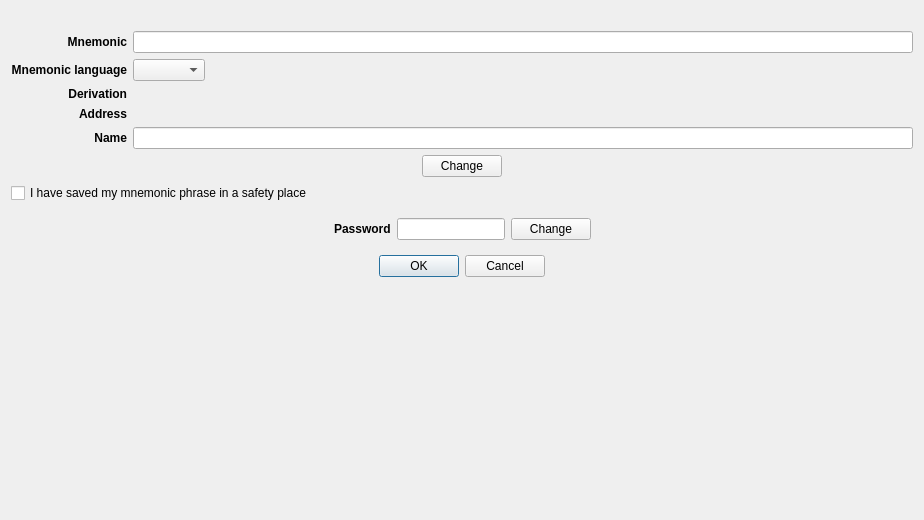
<?xml version="1.0" encoding="UTF-8"?>
<ui version="4.0">
 <class>AccountCreateDialog</class>
 <widget class="QDialog" name="AccountCreateDialog">
  <property name="geometry">
   <rect>
    <x>0</x>
    <y>0</y>
    <width>924</width>
    <height>520</height>
   </rect>
  </property>
  <property name="windowTitle">
   <string>Create account</string>
  </property>
  <layout class="QVBoxLayout" name="verticalLayout">
   <item alignment="Qt::AlignHCenter">
    <widget class="QLabel" name="imagelabel">
     <property name="sizePolicy">
      <sizepolicy hsizetype="Preferred" vsizetype="Preferred">
       <horstretch>0</horstretch>
       <verstretch>0</verstretch>
      </sizepolicy>
     </property>
     <property name="minimumSize">
      <size>
       <width>0</width>
       <height>0</height>
      </size>
     </property>
     <property name="maximumSize">
      <size>
       <width>200</width>
       <height>200</height>
      </size>
     </property>
     <property name="sizeIncrement">
      <size>
       <width>0</width>
       <height>0</height>
      </size>
     </property>
     <property name="baseSize">
      <size>
       <width>0</width>
       <height>0</height>
      </size>
     </property>
     <property name="text">
      <string/>
     </property>
     <property name="pixmap">
      <pixmap resource="../../icons/tikka.slots.pyqt.resources.icons.index.qrc">:/images/safe_background</pixmap>
     </property>
     <property name="scaledContents">
      <bool>true</bool>
     </property>
     <property name="alignment">
      <set>Qt::AlignCenter</set>
     </property>
    </widget>
   </item>
   <item>
    <layout class="QGridLayout" name="gridLayout">
     <item row="5" column="0">
      <widget class="QLabel" name="derivationLabel">
       <property name="font">
        <font>
         <weight>75</weight>
         <bold>true</bold>
        </font>
       </property>
       <property name="text">
        <string>Derivation</string>
       </property>
       <property name="alignment">
        <set>Qt::AlignRight|Qt::AlignTrailing|Qt::AlignVCenter</set>
       </property>
      </widget>
     </item>
     <item row="6" column="0">
      <widget class="QLabel" name="addressLabel">
       <property name="font">
        <font>
         <weight>75</weight>
         <bold>true</bold>
        </font>
       </property>
       <property name="text">
        <string>Address</string>
       </property>
       <property name="alignment">
        <set>Qt::AlignRight|Qt::AlignTrailing|Qt::AlignVCenter</set>
       </property>
      </widget>
     </item>
     <item row="7" column="0">
      <widget class="QLabel" name="nameLabel">
       <property name="font">
        <font>
         <weight>75</weight>
         <bold>true</bold>
        </font>
       </property>
       <property name="text">
        <string>Name</string>
       </property>
       <property name="alignment">
        <set>Qt::AlignRight|Qt::AlignTrailing|Qt::AlignVCenter</set>
       </property>
      </widget>
     </item>
     <item row="1" column="0">
      <widget class="QLabel" name="mnemonicLanguageLabel">
       <property name="font">
        <font>
         <weight>75</weight>
         <italic>false</italic>
         <bold>true</bold>
        </font>
       </property>
       <property name="text">
        <string>Mnemonic language</string>
       </property>
       <property name="alignment">
        <set>Qt::AlignRight|Qt::AlignTrailing|Qt::AlignVCenter</set>
       </property>
      </widget>
     </item>
     <item row="0" column="1">
      <widget class="QLineEdit" name="mnemonicLineEdit">
       <property name="readOnly">
        <bool>true</bool>
       </property>
      </widget>
     </item>
     <item row="1" column="1">
      <widget class="QComboBox" name="mnemonicLanguageComboBox">
       <property name="sizePolicy">
        <sizepolicy hsizetype="Fixed" vsizetype="Preferred">
         <horstretch>0</horstretch>
         <verstretch>0</verstretch>
        </sizepolicy>
       </property>
      </widget>
     </item>
     <item row="0" column="0">
      <widget class="QLabel" name="mnemonicLabel">
       <property name="font">
        <font>
         <weight>75</weight>
         <bold>true</bold>
        </font>
       </property>
       <property name="text">
        <string>Mnemonic</string>
       </property>
       <property name="alignment">
        <set>Qt::AlignRight|Qt::AlignTrailing|Qt::AlignVCenter</set>
       </property>
      </widget>
     </item>
     <item row="7" column="1">
      <widget class="QLineEdit" name="nameLineEdit"/>
     </item>
     <item row="5" column="1">
      <widget class="QLabel" name="derivationValueLabel">
       <property name="text">
        <string/>
       </property>
      </widget>
     </item>
     <item row="6" column="1">
      <widget class="QLabel" name="addressValueLabel">
       <property name="text">
        <string/>
       </property>
      </widget>
     </item>
    </layout>
   </item>
   <item alignment="Qt::AlignHCenter">
    <widget class="QPushButton" name="changeButton">
     <property name="sizePolicy">
      <sizepolicy hsizetype="Fixed" vsizetype="Fixed">
       <horstretch>7</horstretch>
       <verstretch>0</verstretch>
      </sizepolicy>
     </property>
     <property name="text">
      <string>Change</string>
     </property>
     <property name="icon">
      <iconset resource="../../icons/tikka.slots.pyqt.resources.icons.index.qrc">
       <normaloff>:/icons/refresh_icon</normaloff>:/icons/refresh_icon</iconset>
     </property>
    </widget>
   </item>
   <item>
    <layout class="QHBoxLayout" name="horizontalLayout_2">
     <item>
      <widget class="QCheckBox" name="saveMnemonicCheckBox">
       <property name="text">
        <string>I have saved my mnemonic phrase in a safety place</string>
       </property>
      </widget>
     </item>
    </layout>
   </item>
   <item>
    <widget class="QFrame" name="passwordFrame">
     <property name="frameShape">
      <enum>QFrame::NoFrame</enum>
     </property>
     <property name="frameShadow">
      <enum>QFrame::Raised</enum>
     </property>
     <layout class="QVBoxLayout" name="verticalLayout_2">
      <item>
       <layout class="QHBoxLayout" name="horizontalLayout">
        <item>
         <spacer name="horizontalSpacer">
          <property name="orientation">
           <enum>Qt::Horizontal</enum>
          </property>
          <property name="sizeHint" stdset="0">
           <size>
            <width>40</width>
            <height>20</height>
           </size>
          </property>
         </spacer>
        </item>
        <item>
         <widget class="QLabel" name="passwordLabel">
          <property name="sizePolicy">
           <sizepolicy hsizetype="Fixed" vsizetype="Preferred">
            <horstretch>0</horstretch>
            <verstretch>0</verstretch>
           </sizepolicy>
          </property>
          <property name="sizeIncrement">
           <size>
            <width>0</width>
            <height>0</height>
           </size>
          </property>
          <property name="font">
           <font>
            <weight>75</weight>
            <bold>true</bold>
           </font>
          </property>
          <property name="text">
           <string>Password</string>
          </property>
          <property name="alignment">
           <set>Qt::AlignLeading|Qt::AlignLeft|Qt::AlignVCenter</set>
          </property>
         </widget>
        </item>
        <item>
         <widget class="QLineEdit" name="passwordLineEdit">
          <property name="sizePolicy">
           <sizepolicy hsizetype="Fixed" vsizetype="Fixed">
            <horstretch>0</horstretch>
            <verstretch>0</verstretch>
           </sizepolicy>
          </property>
          <property name="maxLength">
           <number>20</number>
          </property>
          <property name="alignment">
           <set>Qt::AlignCenter</set>
          </property>
          <property name="readOnly">
           <bool>true</bool>
          </property>
         </widget>
        </item>
        <item>
         <widget class="QPushButton" name="passwordChangeButton">
          <property name="sizePolicy">
           <sizepolicy hsizetype="Fixed" vsizetype="Fixed">
            <horstretch>0</horstretch>
            <verstretch>0</verstretch>
           </sizepolicy>
          </property>
          <property name="text">
           <string>Change</string>
          </property>
          <property name="icon">
           <iconset resource="../../icons/tikka.slots.pyqt.resources.icons.index.qrc">
            <normaloff>:/icons/refresh_icon</normaloff>:/icons/refresh_icon</iconset>
          </property>
         </widget>
        </item>
        <item>
         <spacer name="horizontalSpacer_2">
          <property name="orientation">
           <enum>Qt::Horizontal</enum>
          </property>
          <property name="sizeHint" stdset="0">
           <size>
            <width>40</width>
            <height>20</height>
           </size>
          </property>
         </spacer>
        </item>
       </layout>
      </item>
     </layout>
    </widget>
   </item>
   <item alignment="Qt::AlignHCenter">
    <widget class="QDialogButtonBox" name="buttonBox">
     <property name="orientation">
      <enum>Qt::Horizontal</enum>
     </property>
     <property name="standardButtons">
      <set>QDialogButtonBox::Cancel|QDialogButtonBox::Ok</set>
     </property>
    </widget>
   </item>
   <item>
    <spacer name="verticalSpacer">
     <property name="orientation">
      <enum>Qt::Vertical</enum>
     </property>
     <property name="sizeHint" stdset="0">
      <size>
       <width>20</width>
       <height>40</height>
      </size>
     </property>
    </spacer>
   </item>
  </layout>
 </widget>
 <tabstops>
  <tabstop>mnemonicLineEdit</tabstop>
  <tabstop>mnemonicLanguageComboBox</tabstop>
  <tabstop>nameLineEdit</tabstop>
  <tabstop>changeButton</tabstop>
  <tabstop>saveMnemonicCheckBox</tabstop>
  <tabstop>passwordLineEdit</tabstop>
  <tabstop>passwordChangeButton</tabstop>
 </tabstops>
 <resources>
  <include location="../../icons/tikka.slots.pyqt.resources.icons.index.qrc"/>
 </resources>
 <connections>
  <connection>
   <sender>buttonBox</sender>
   <signal>accepted()</signal>
   <receiver>AccountCreateDialog</receiver>
   <slot>accept()</slot>
   <hints>
    <hint type="sourcelabel">
     <x>248</x>
     <y>254</y>
    </hint>
    <hint type="destinationlabel">
     <x>157</x>
     <y>274</y>
    </hint>
   </hints>
  </connection>
  <connection>
   <sender>buttonBox</sender>
   <signal>rejected()</signal>
   <receiver>AccountCreateDialog</receiver>
   <slot>reject()</slot>
   <hints>
    <hint type="sourcelabel">
     <x>316</x>
     <y>260</y>
    </hint>
    <hint type="destinationlabel">
     <x>286</x>
     <y>274</y>
    </hint>
   </hints>
  </connection>
 </connections>
</ui>
